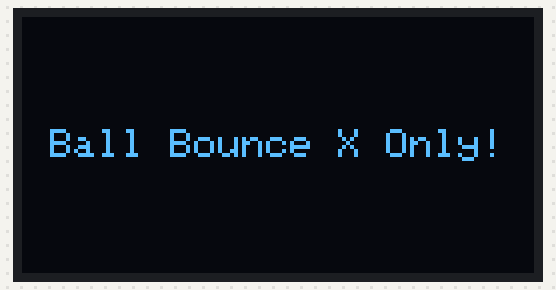
Bench run of a sketch on a simulated Arduino Uno, built with avr-gcc and run on an emulated ATmega328P. On the bench: 128×64 one-colour display. The OLED is the two-colour kind (top 16 rows yellow); random numbers use the default seed unless the sketch sets one.

Above: at 0.1 s.
At 1.24 s:
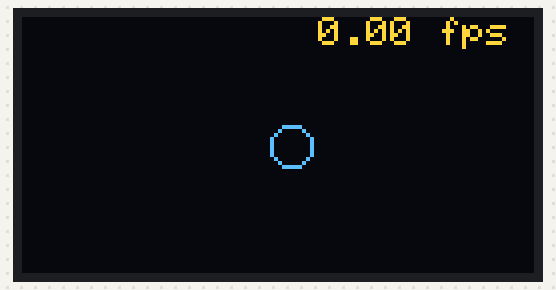
At 10.83 s:
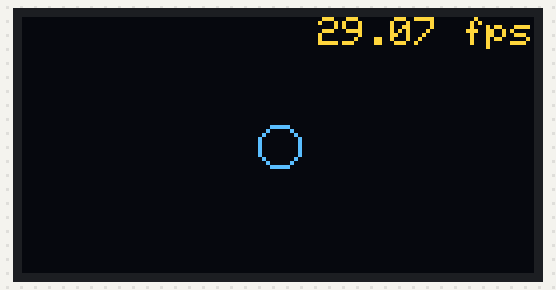
At 20.42 s:
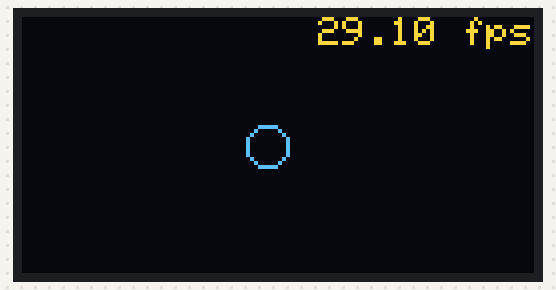
At 30.02 s:
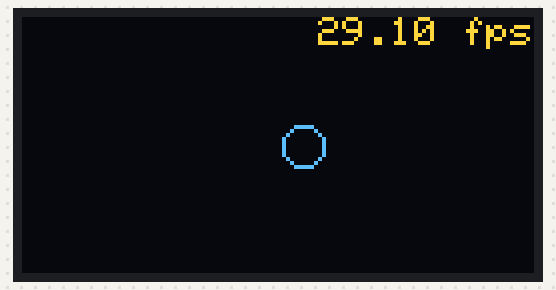
At 39.61 s:
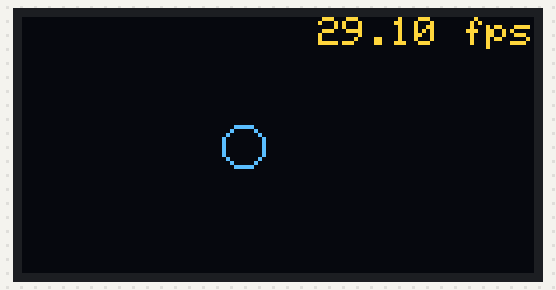

The sketch:

BallBounceXOnly.ino
```cpp
/**
 *  Draws a x-axis only bouncing ball on the OLED display
 *
 *  Based on: https://makeabilitylab.github.io/p5js/Animation/BallBounce2D
 *  Source: https://github.com/makeabilitylab/p5js/tree/master/Animation/BallBounce2D
 *
 *  Adafruit Gfx Library:
 *  https://learn.adafruit.com/adafruit-gfx-graphics-library/overview
 *
 *  Adafruit OLED tutorials:
 *  https://learn.adafruit.com/monochrome-oled-breakouts
 *
 *  By Jon E. Froehlich
 *  @jonfroehlich
 *  http://makeabilitylab.io
 *
 */

#include <Wire.h>
#include <SPI.h>

#include <Adafruit_GFX.h>
#include <Adafruit_SSD1306.h>

#define SCREEN_WIDTH 128 // OLED display width, in pixels
#define SCREEN_HEIGHT 64 // OLED display height, in pixels

// Declaration for an SSD1306 display connected to I2C (SDA, SCL pins)
#define OLED_RESET     4 // Reset pin # (or -1 if sharing Arduino reset pin)
Adafruit_SSD1306 _display(SCREEN_WIDTH, SCREEN_HEIGHT, &Wire, OLED_RESET);

const int DELAY_LOOP_MS = 5; // change to slow down how often to read and graph value

// Ball variables
const int _ballRadius = 5;
int _xBall = 0;
int _yBall = 0;
int _xSpeed = 0;

// for tracking fps
float _fps = 0;
unsigned long _frameCount = 0;
unsigned long _fpsStartTimeStamp = 0;

// status bar
const boolean _drawStatusBar = true; // change to show/hide status bar

void setup() {
  Serial.begin(9600);

  initializeOledAndShowStartupScreen();

  // Initialize ball to center of screen
  _xBall = _display.width() / 2;
  _yBall = _display.height() / 2;

  // Gets a random long between min and max - 1
  // https://www.arduino.cc/reference/en/language/functions/random-numbers/random/
  randomSeed(analogRead(A0)); // Seed the randomness with random voltage value
  _xSpeed = random(1, 4);

  //Serial.println((String)"_xBall:" + _xBall + " _xBall:" + _xBall + " _xSpeed:" + _xSpeed + " _ySpeed:" + _ySpeed);
  _fpsStartTimeStamp = millis();
}

void loop() {

  _display.clearDisplay();

  if(_drawStatusBar){
    drawStatusBar();
  }

  calcFrameRate();

  // Update ball based on speed location
  _xBall += _xSpeed;

  // Check for ball bounce
  if(_xBall - _ballRadius <= 0 || _xBall + _ballRadius >= _display.width()){
    _xSpeed = _xSpeed * -1; // reverse x direction
  }

  // Draw circle
  _display.drawCircle(_xBall, _yBall, _ballRadius, SSD1306_WHITE);

  // Render buffer to screen
  _display.display();

  if(DELAY_LOOP_MS > 0){
    delay(DELAY_LOOP_MS);
  }

  //Serial.println((String)"_xBall:" + _xBall + " _xBall:" + _xBall + " _xSpeed:" + _xSpeed + " _ySpeed:" + _ySpeed);
}

/**
 * Call this from setup() to initialize the OLED screen
 */
void initializeOledAndShowStartupScreen(){
  // SSD1306_SWITCHCAPVCC = generate display voltage from 3.3V internally
  if (!_display.begin(SSD1306_SWITCHCAPVCC, 0x3D)) { // Address 0x3D for 128x64
    Serial.println(F("SSD1306 allocation failed"));
    for (;;); // Don't proceed, loop forever
  }

  // Clear the buffer
  _display.clearDisplay();

  // Display opening screen
  _display.setTextSize(1);
  _display.setTextColor(WHITE, BLACK);
  int16_t x1, y1;
  uint16_t textWidth, textHeight;
  String strOpeningScreen = "Ball Bounce X Only!";
  _display.getTextBounds(strOpeningScreen, 0, 0, &x1, &y1, &textWidth, &textHeight);
  uint16_t xText = _display.width() / 2 - textWidth / 2;
  uint16_t yText = _display.height() / 2 - textHeight / 2;
  _display.setCursor(xText, yText);
  _display.println(strOpeningScreen);
  _display.display();
  delay(1000);

  _display.clearDisplay();
}

/**
 * Call this every frame to calculate frame rate
 */
void calcFrameRate() {
  unsigned long elapsedTime = millis() - _fpsStartTimeStamp;
  _frameCount++;
  if (elapsedTime > 1000) {
    _fps = _frameCount / (elapsedTime / 1000.0);
    _fpsStartTimeStamp = millis();
    _frameCount = 0;
  }
}

/**
 * Draws the status bar at top of screen with fps
 */
void drawStatusBar() {

  // Draw frame count
  int16_t x1, y1;
  uint16_t w, h;
  _display.setTextSize(1);
  _display.getTextBounds("XX.XX fps", 0, 0, &x1, &y1, &w, &h);
  _display.setCursor(_display.width() - w, 0);
  _display.print(_fps);
  _display.print(" fps");
}
```
